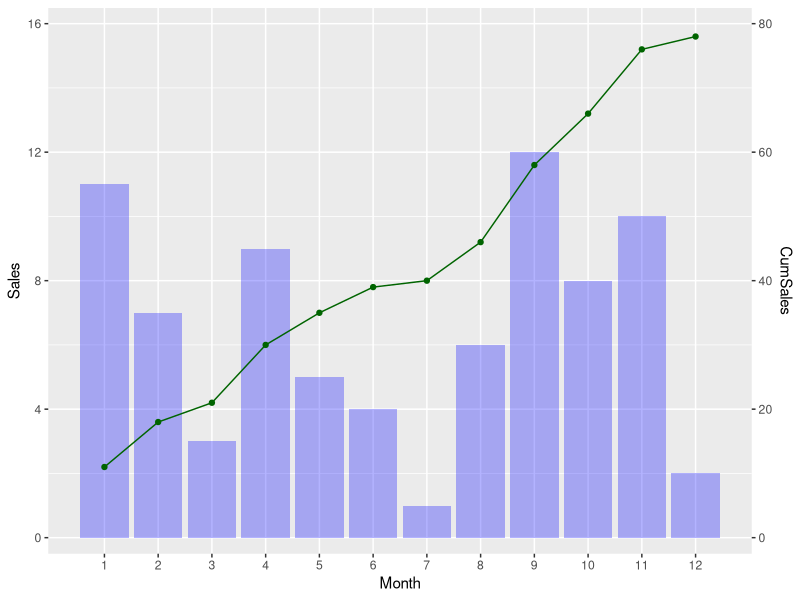
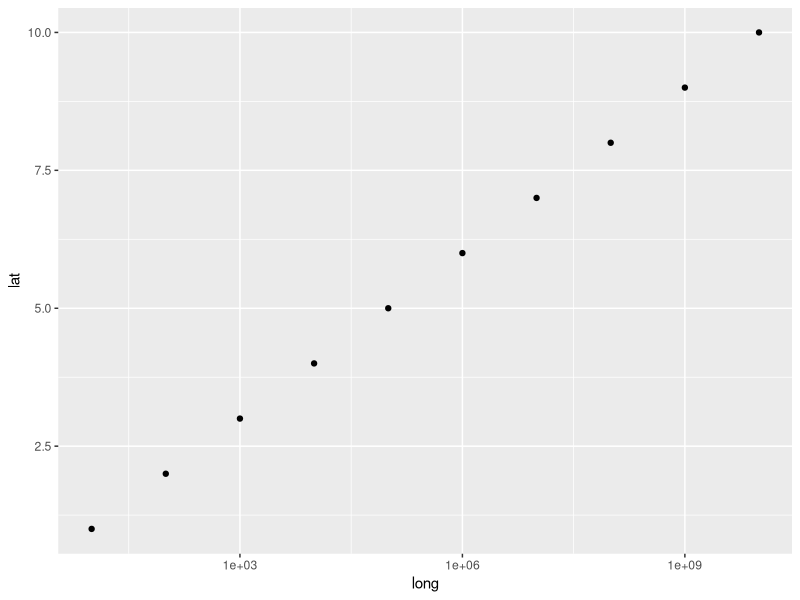
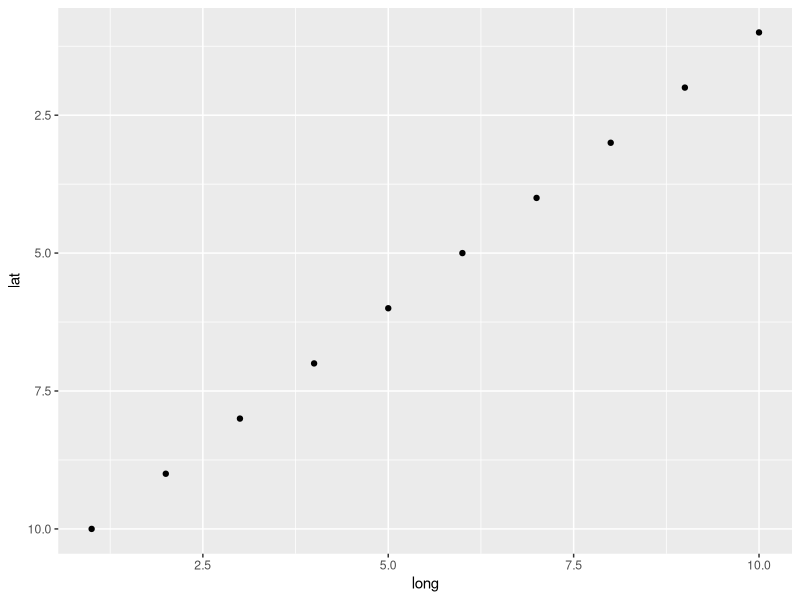
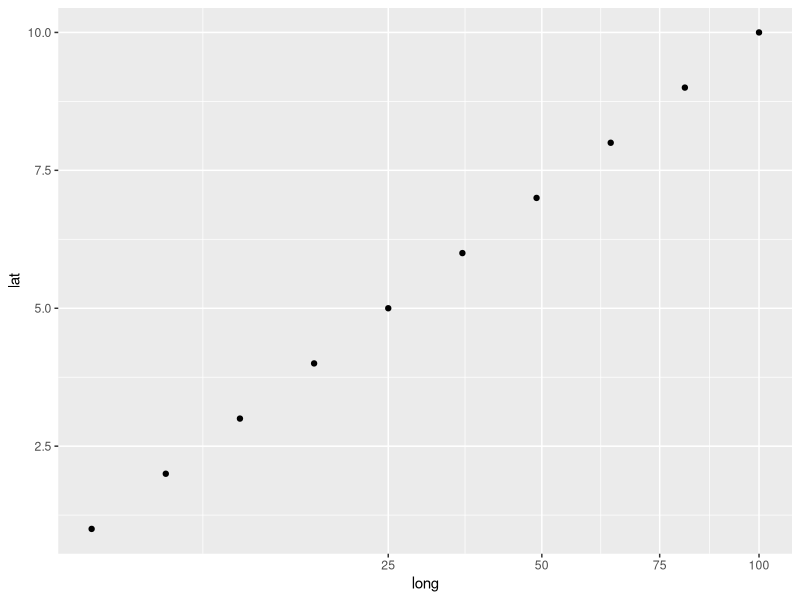
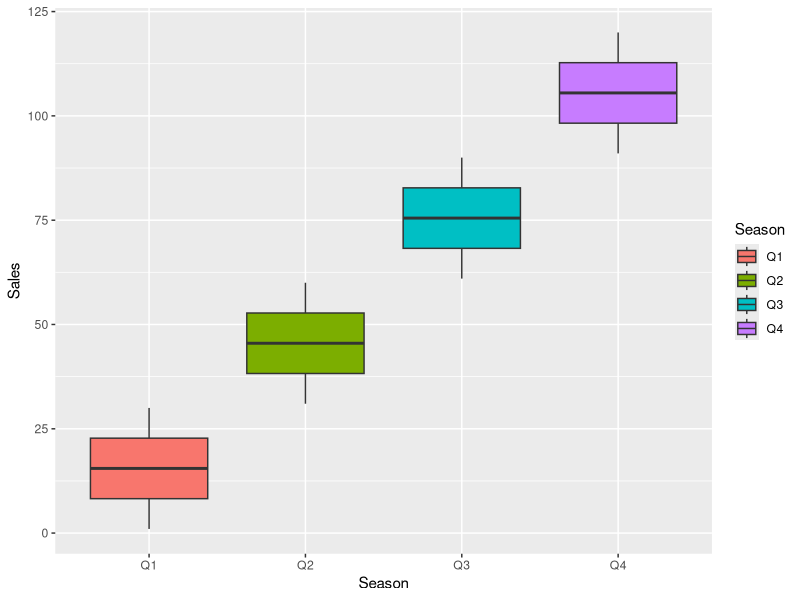
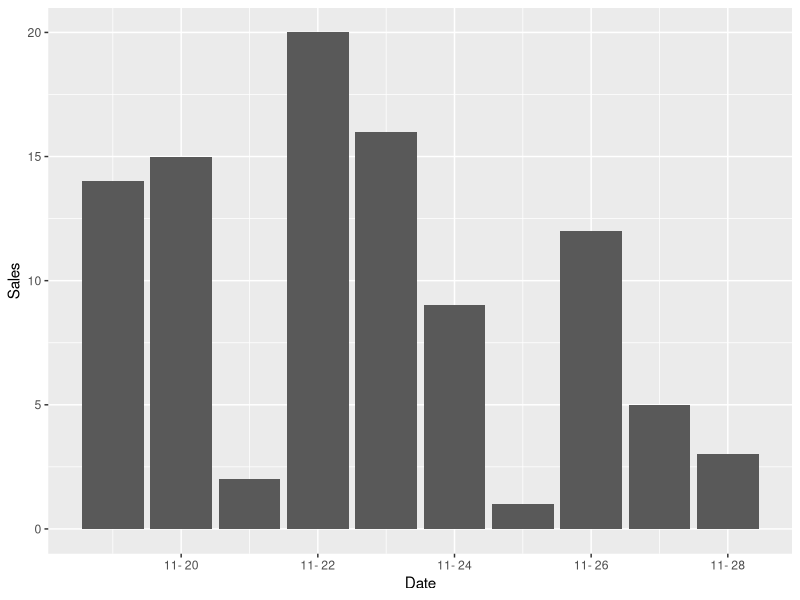

The R source for these figures, in order:
## ---- chunk 1
knitr::opts_chunk$set(warning = FALSE, message = FALSE)
knitr::opts_chunk$set(fig.align = "center", fig.width = 6, fig.asp = 0.7)
library(ggplot2)
library(dplyr)
## ---- chunk 2
dat <- tibble(
  Month = c(1:12), 
  Sales = sample(1:12),
  CumSales = cumsum(Sales)
)
ggplot(dat, aes(Month, Sales)) +
  geom_col(fill = "blue", alpha = 0.3) +
  geom_path(aes(Month, CumSales/5), colour = "darkgreen") +
  geom_point(aes(Month, CumSales/5), colour = "darkgreen") +
  scale_y_continuous(
    breaks = seq(0, 16, 4), minor_breaks = seq(0, 16, 2),
    expand = expansion(mult = 0, add = 0.5), limits = c(0, 16),
    sec.axis = sec_axis(trans = ~ 5*., name = "CumSales")
    ) +
  scale_x_continuous(breaks = c(1:12), minor_breaks = NULL)
## ---- chunk 3
dat <- tibble(long = 10^(1:10), lat = 1:10)
ggplot(dat, aes(long, lat)) +
  geom_point() +
  scale_x_log10()
## ---- chunk 4
dat <- tibble(long = 10:1, lat = 1:10)
ggplot(dat, aes(long, lat)) +
  geom_point() +
  scale_y_reverse()
## ---- chunk 5
dat <- tibble(long = (1:10)^2, lat = 1:10)
ggplot(dat, aes(long, lat)) +
  geom_point() +
  scale_x_sqrt()
## ---- chunk 6
dat <- tibble(
  Season = rep(c("Q1", "Q2", "Q3", "Q4", NA), each = 30),
  Sales = c(1:120, sample(1:120, 30))
)
ggplot(dat, aes(Season, Sales, fill = Season)) +
  geom_boxplot() +
  scale_x_discrete(na.translate = FALSE)
## ---- chunk 7
dat <- tibble(
  Date = Sys.Date() + 1:10,
  Sales = sample(20, 10)
)
ggplot(dat, aes(x = Date, y = Sales)) + 
  geom_col() + 
  scale_x_date(date_labels = "%m- %d")
